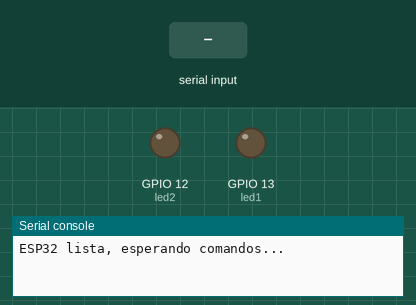
The program below on a simulated ESP32 board running MicroPython. Shown: output pins drawn as LEDs (lit = HIGH), the last lines printed to the serial console. The inputs (shaded band) are chosen by the test bench.

Above: at 1.2 s.
1.3 s: "LED1:1" typed at the serial console, then Enter
At 2.4 s:
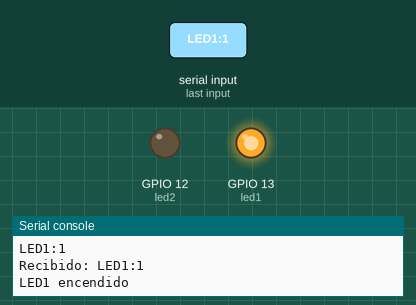
2.8 s: "LED2:1" typed at the serial console, then Enter
At 3.6 s:
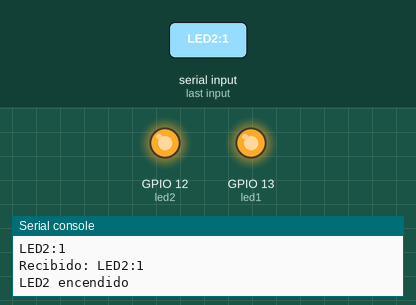
4.3 s: "LED1:0" typed at the serial console, then Enter
At 4.7 s:
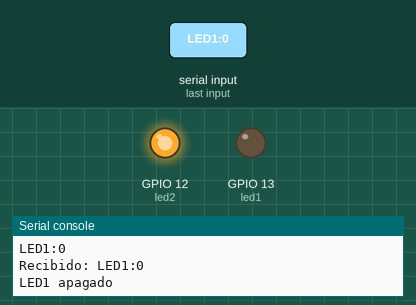
5.8 s: "LED2:0" typed at the serial console, then Enter
At 7.1 s:
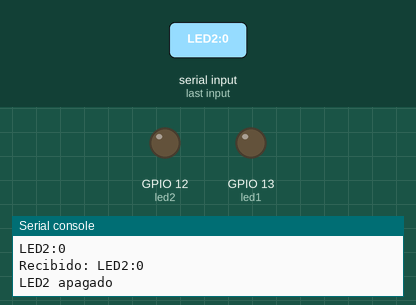
Timing chart, 0 to 8.3 s (numbered marks = the images above; inputs shaded):
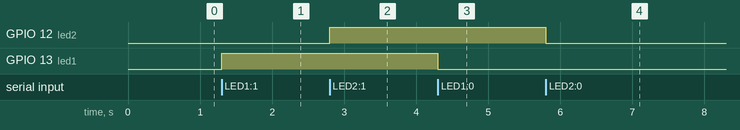

The program:

main.py
```python
from machine import Pin, UART
import sys

led1 = Pin(13, Pin.OUT)
led2 = Pin(12, Pin.OUT)
uart = sys.stdin.buffer

print("ESP32 lista, esperando comandos...")

while True:
    linea = sys.stdin.readline().strip()
    if not linea:
        continue

    print(f"Recibido: {linea}")

    if linea == "LED1:1":
        led1.value(1)
        print("LED1 encendido")
    elif linea == "LED1:0":
        led1.value(0)
        print("LED1 apagado")
    elif linea == "LED2:1":
        led2.value(1)
        print("LED2 encendido")
    elif linea == "LED2:0":
        led2.value(0)
        print("LED2 apagado")
```

Measured:
- after the input at 1.3 s, GPIO 13 (led1): LOW → HIGH at once
- after the input at 2.8 s, GPIO 12 (led2): LOW → HIGH at once
- after the input at 4.3 s, GPIO 13 (led1): HIGH → LOW at once
- after the input at 5.8 s, GPIO 12 (led2): HIGH → LOW at once
